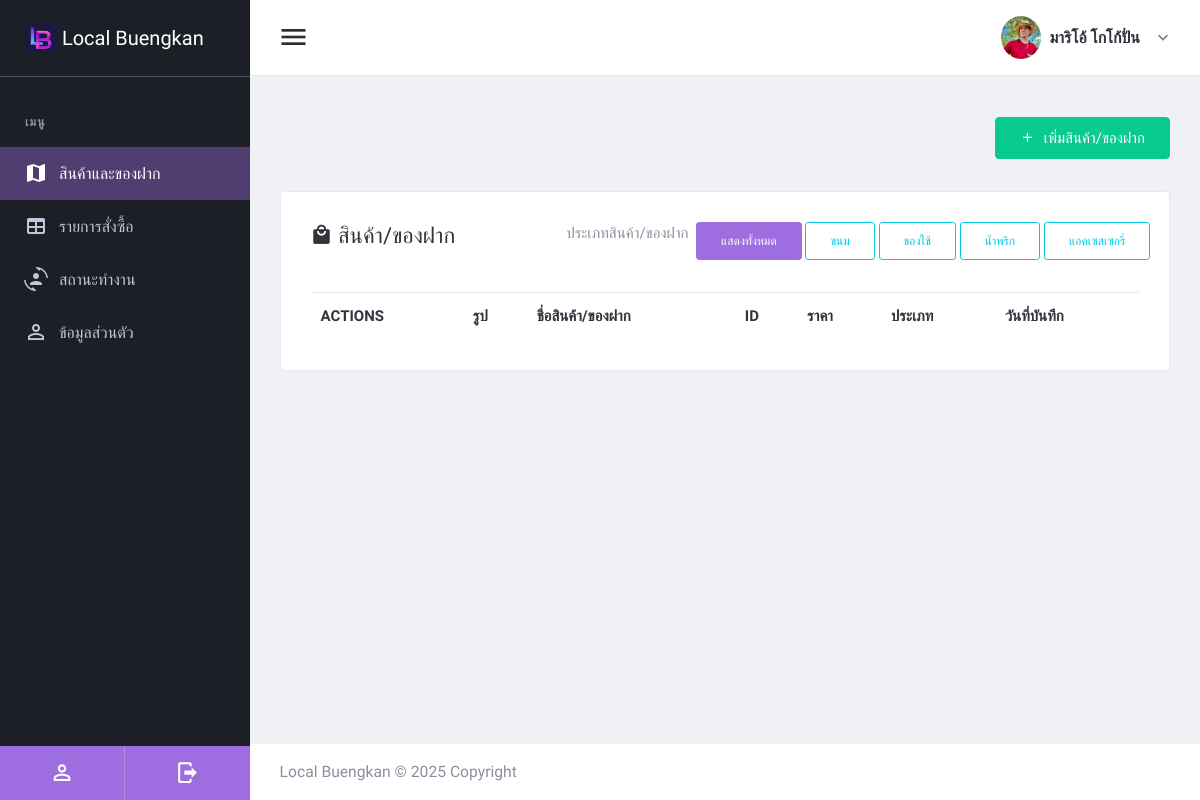
Screenshot of /admin92837/home_seller.php (signed in) with the database file from the repository.
### tables this page shows
CREATE TABLE `products_category` (
  `pc_id` int(7) NOT NULL,
  `pc_name` varchar(255) NOT NULL
);

### admin92837/home_seller.php (the view, shortened to what this page needs)
<!DOCTYPE html>
<html lang="en" dir="ltr">
  <head>
  <link href="plugins/material/css/materialdesignicons.min.css" rel="stylesheet" />
  <link href="plugins/simplebar/simplebar.css" rel="stylesheet" />
  <link href="plugins/nprogress/nprogress.css" rel="stylesheet" />
  <link href="plugins/prism/prism.css" rel="stylesheet" />
    <link href="plugins/toaster/toastr.min.css" rel="stylesheet">
  <link href="plugins/DataTables/DataTables-1.10.18/css/jquery.dataTables.min.css" rel="stylesheet" />
  <link id="main-css-href" rel="stylesheet" href="css/style.css" />
</head>
  <body class="navbar-fixed sidebar-fixed" id="body">
    <div class="wrapper">
<?php include("left-sidebar-seller.php"); ?>
      <div class="page-wrapper">
<?php include("header.php"); ?>
        <div class="content-wrapper">
          <div class="content">
 <div class="card card-default border-0 bg-transparent">
  <div class="card-header align-items-center p-0">
    <a href="#" class="btn btn-success" data-toggle="modal" data-target="#ModalFormAdd">
      <i class="mdi mdi-plus mr-1"></i> เพิ่มสินค้า/ของฝาก
    </a>
  </div>
</div>
<div class="card card-default">
  <div class="card-header">
    <h2><i class="mdi mdi-shopping"></i> สินค้า/ของฝาก</h2>
      <div class="row text-right">
      ประเภทสินค้า/ของฝาก &nbsp;
           <button class="btn btn-primary btn-sm category-btn" data-category="all">แสดงทั้งหมด</button>&nbsp;
      <?php
include_once("../connectdb.php");
$sql2 = "SELECT * FROM `products_category` ORDER BY `pc_id` ASC";
$result2 = $conn->query($sql2);
while ($row2 = $result2->fetch_assoc()) {
?>
					<button class="btn btn-outline-info btn-sm category-btn" data-category="<?=$row2['pc_name'];?>">
						<?=$row2['pc_name'];?>
					</button>&nbsp;
<?php } ?>
</div>
  </div>
  <div class="card-body">
    <table id="productsTable" class="table table-hover table-product" style="width:100%" cellpadding="20">
      <thead>
        <tr>
          <th>Actions</th>
          <th>รูป</th>
          <th>ชื่อสินค้า/ของฝาก</th>
          <th>ID</th>
          <th>ราคา</th>
          <th>ประเภท</th>
          <th>วันที่บันทึก</th>
        </tr>
      </thead>
    </table>
  </div>
</div>
</div>
        </div>
<?php include("footer.php"); ?>
      </div>
    </div>
    </body>
</html>

### admin92837/home_seller.php (style rules this page uses)
body { font-family: "Prompt", serif; }

### rows the page displays
products_category: pc_name "ขนม"
products_category: pc_name "ของใช้"
products_category: pc_name "น้ำพริก"
products_category: pc_name "แอคเซสเซอรี่"

### other values shown
$_SESSION['bfullname'] "มาริโอ้ โกโก้ปั่น"
